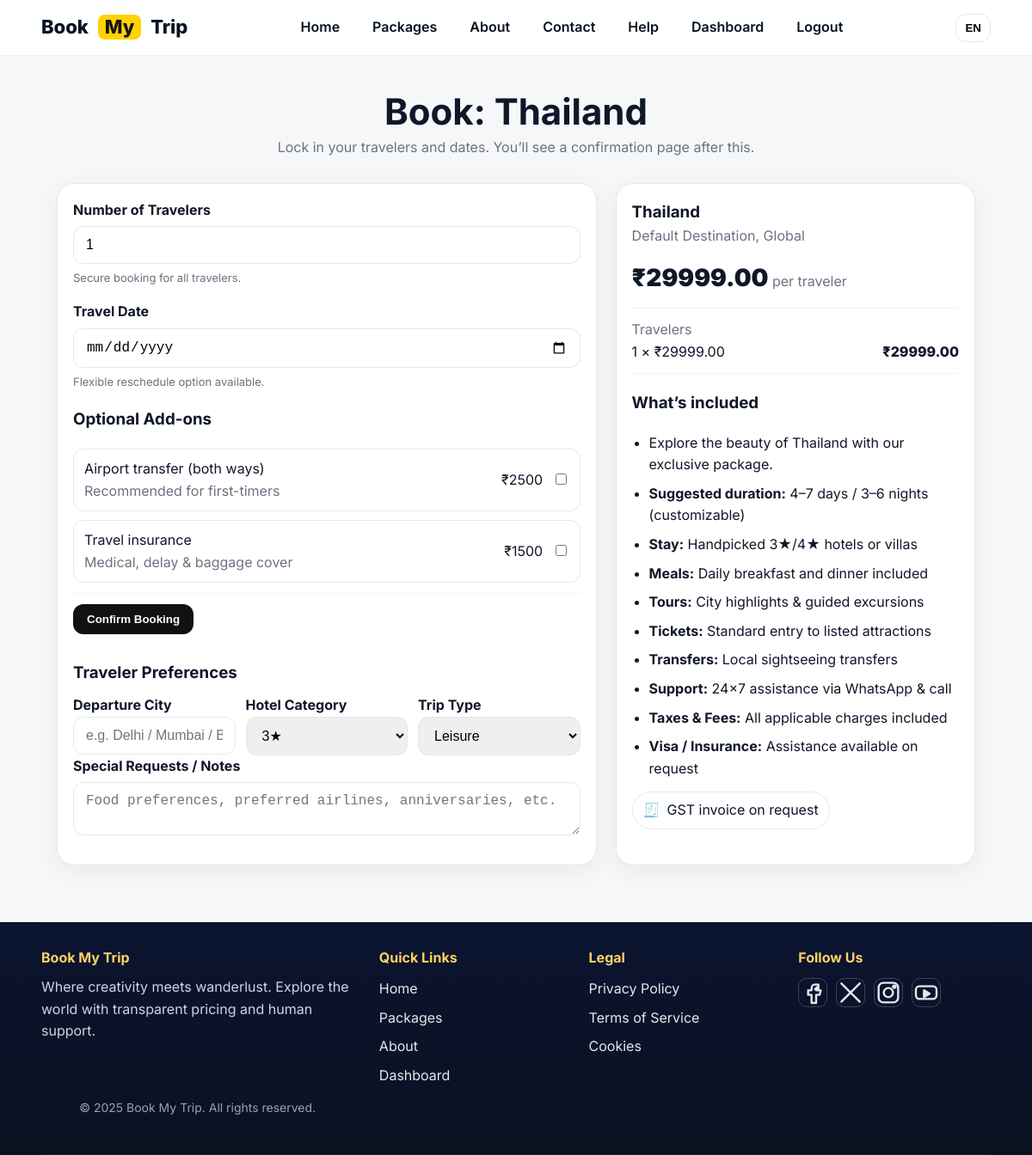
Screenshot of /book/thailand/ (signed in) with the database file from the repository.
### hello/models.py (models this page shows, shortened)
class Package(models.Model):
    CATEGORY_CHOICES = [
        ('adventure', 'Adventure'),
        ('beach', 'Beach'),
        ('city', 'City'),
        ('cultural', 'Cultural'),
        ('luxury', 'Luxury'),
        ('family', 'Family'),
        ('honeymoon', 'Honeymoon'),
        ('other', 'Other'),
    ]
    title = models.CharField(max_length=200)
    slug = models.SlugField(max_length=220, unique=True, help_text="Used in the package URL.")
    destination = models.ForeignKey('Destination', on_delete=models.CASCADE, related_name="packages")
    category = models.CharField(max_length=20, choices=CATEGORY_CHOICES)
    description = models.TextField()
    image = models.ImageField(upload_to='packages/', blank=True, null=True)
    price = models.DecimalField(max_digits=10, decimal_places=2, validators=[MinValueValidator(Decimal('0'))])
    is_available = models.BooleanField(default=True)
    created_at = models.DateTimeField(auto_now_add=True)
    class Meta:
        ordering = ['-created_at']
        verbose_name_plural = "Packages"
        indexes = [
            models.Index(fields=['slug']),
            models.Index(fields=['category', 'is_available']),
        ]

class Destination(models.Model):
    name = models.CharField(max_length=200)
    country = models.CharField(max_length=100)
    description = models.TextField()
    image = models.ImageField(upload_to='destinations/', blank=True, null=True)
    added_date = models.DateTimeField(auto_now_add=True)
    class Meta:
        ordering = ['-added_date']
        verbose_name_plural = "Destinations"

### hello/views.py (the view)
# urls.py: path("book/<slug:slug>/", views.book_package, name="book_package"),
@login_required(login_url="/login/")
def book_package(request, slug):
    package = get_object_or_404(
        Package.objects.select_related("destination"),
        slug=slug,
        is_available=True
    )
    if request.method == "POST":
        form = BookingForm(request.POST)
        if form.is_valid():
            booking = form.save(commit=False)
            booking.user = request.user
            booking.package = package
            booking.total_price = (package.price or Decimal("0")) * Decimal(form.cleaned_data["number_of_people"])
            booking.save()
            messages.success(request, f"Booking created successfully! #{booking.id}")
            return redirect(reverse("booking_thanks", kwargs={"booking_id": booking.id}))
        messages.error(request, "Please fix the errors below.")
    else:
        form = BookingForm(initial={"number_of_people": 1})
    return render(request, "hello/booking_form.html", {"form": form, "package": package})

### hello/views.py (shortened to what this page needs)
class BookingForm(forms.ModelForm):
    class Meta:
        model = Booking
        fields = ["number_of_people", "travel_date"]
        widgets = {
            "travel_date": forms.DateInput(attrs={"type": "date", "class": "input"}),
            "number_of_people": forms.NumberInput(attrs={"min": 1, "class": "input"}),
        }

### hello/templates/hello/booking_form.html (shortened to what this page needs)
{% extends "hello/base.html" %}
{% load static %}
{% block css %}
<link rel="stylesheet" href="{% static 'hello/packages.css' %}">
{% endblock %}
{% block content %}
{% include "hello/partials/header.html" %}
<div class="book-wrap">
  <div class="book-head">
    <h1>Book: {{ package.title }}</h1>
    <p>Lock in your travelers and dates. You’ll see a confirmation page after this.</p>
  </div>
  <div class="grid-2">
    <div class="card">
      <form method="post" novalidate>
        <div class="field">
          <label class="label" for="id_number_of_people">Number of Travelers</label>
          {{ form.number_of_people }}
          <div class="hint">Secure booking for all travelers.</div>
        </div>
        <div class="field">
          <label class="label" for="id_travel_date">Travel Date</label>
          {{ form.travel_date }}
          <div class="hint">Flexible reschedule option available.</div>
        </div>
        <h3>Optional Add-ons</h3>
        <div class="addon">
          <label>Airport transfer (both ways)<span class="muted">Recommended for first-timers</span></label>
          <div>₹2500 <input id="add_transfer" type="checkbox" style="margin-left:10px"></div>
        </div>
        <div class="addon">
          <label>Travel insurance<span class="muted">Medical, delay & baggage cover</span></label>
          <div>₹1500 <input id="add_ins" type="checkbox" style="margin-left:10px"></div>
        </div>
        <div class="hr"></div>
        <button class="btn btn-primary" type="submit">Confirm Booking</button>
        <div class="extras">
          <h3>Traveler Preferences</h3>
          <div class="row3">
            <div>
              <label class="label">Departure City</label>
              <input class="input" placeholder="e.g. Delhi / Mumbai / Bengaluru">
            </div>
            <div>
              <label class="label">Hotel Category</label>
              <select class="select">
                <option>3★</option>
              </select>
            </div>
            <div>
              <label class="label">Trip Type</label>
              <select class="select">
                <option>Leisure</option>
              </select>
            </div>
          </div>
          <div class="field">
            <label class="label">Special Requests / Notes</label>
            <textarea class="input" rows="2" placeholder="Food preferences, preferred airlines, anniversaries, etc."></textarea>
          </div>
        </div>
      </form>
    </div>
    <aside class="card">
      <h3 style="margin:0">{{ package.title }}</h3>
      <div class="muted">
        {% if package.destination %}{{ package.destination.name }}, {{ package.destination.country }}{% else %}Default Destination, Global{% endif %}
      </div>
      <div style="margin-top:14px">
        <span class="price-xl">₹{{ package.price|floatformat:2 }}</span> <span class="muted">per traveler</span>
      </div>
      <div class="hr"></div>
      <div class="muted">Travelers</div>
      <div style="display:flex;justify-content:space-between;align-items:center">
        <div><span id="travCount">1</span> × ₹<span id="travPrice">{{ package.price|floatformat:2 }}</span></div>
        <div style="font-weight:800">₹<span id="grandTotal">{{ package.price|floatformat:2 }}</span></div>
      </div>
      <div class="hr"></div>
      <h3>What’s included</h3>
      <ul class="ul">
        <li>Explore the beauty of {{ package.title }} with our exclusive package.</li>
        <li><strong>Suggested duration:</strong> 4–7 days / 3–6 nights (customizable)</li>
        <li><strong>Stay:</strong> Handpicked 3★/4★ hotels or villas</li>
        <li><strong>Meals:</strong> Daily breakfast and dinner included</li>
        <li><strong>Tours:</strong> City highlights & guided excursions</li>
        <li><strong>Tickets:</strong> Standard entry to listed attractions</li>
        <li><strong>Transfers:</strong> Local sightseeing transfers</li>
        <li><strong>Support:</strong> 24×7 assistance via WhatsApp & call</li>
        <li><strong>Taxes & Fees:</strong> All applicable charges included</li>
        <li><strong>Visa / Insurance:</strong> Assistance available on request</li>
      </ul>
      <div class="badge"><span>🧾</span> GST invoice on request</div>
    </aside>
  </div>
</div>
{% include "hello/partials/footer.html" %}
{% endblock %}

### hello/static/hello/packages.css (style rules this page uses)
:root { --bg:#f6f7f8; --ink:#0f172a; --muted:#64748b; --line:#e5e7eb; --brand:#ffd200; --brand-d:#141414; --card:#fff; }
* { box-sizing:border-box }
body { margin:0;background:var(--bg);color:var(--ink);font-family:Inter,system-ui,-apple-system,Segoe UI,Roboto,Arial;line-height:1.6 }
.btn { display:inline-flex;align-items:center;gap:8px;font-weight:800;border-radius:12px;cursor:pointer }
.card { background:var(--card);border:1px solid var(--line);border-radius:18px;overflow:hidden;box-shadow:0 10px 28px rgba(15,23,42,.08);transition:transform .18s ease, box-shadow .18s ease }
.muted { color:var(--muted) }

### hello/templates/hello/booking_form.html (style rules this page uses)
.book-wrap { max-width:1100px;margin:0 auto;padding:32px 16px }
.book-head { text-align:center;margin:10px 0 28px }
.book-head h1 { font-size:42px;line-height:1.1;margin:0 0 6px }
.book-head p { color:#6b7280;margin:0 }
.grid-2 { display:grid;grid-template-columns:1.2fr .8fr;gap:22px }
.card { background:#fff;border-radius:20px;box-shadow:0 6px 26px rgba(0,0,0,.06);padding:18px 18px }
.field { display:flex;flex-direction:column;gap:6px;margin-bottom:16px }
.label { font-weight:700 }
.input, .select { width:100%;border-radius:12px;border:1px solid #e5e7eb;padding:12px 14px;font-size:16px }
.hint { font-size:13px;color:#6b7280 }
.btn { display:inline-flex;align-items:center;justify-content:center;padding:10px 16px;border-radius:12px;font-weight:800;border:0;cursor:pointer }
.btn-primary { background:#111;color:#fff }
.price-xl { font-weight:900;font-size:28px }
.muted { color:#6b7280 }
.ul { margin:0;padding-left:20px }
.ul li { margin:8px 0 }
.addon { display:flex;align-items:center;justify-content:space-between;padding:10px 12px;border:1px solid #e5e7eb;border-radius:12px;margin-bottom:10px }
.addon label { display:flex;flex-direction:column }
.hr { height:1px;background:#f1f3f5;margin:12px 0 }
.extras { margin-top:30px }
.extras h3 { margin-bottom:10px }
.row3 { display:grid;grid-template-columns:repeat(auto-fit,minmax(160px,1fr));gap:12px }
.badge { display:inline-flex;align-items:center;gap:8px;border:1px solid #e5e7eb;border-radius:999px;padding:8px 12px;margin-right:8px;margin-top:6px }

### rows the page displays
Package: title "Thailand", destination.name "Default Destination", destination.country "Global", price "29999.00"
